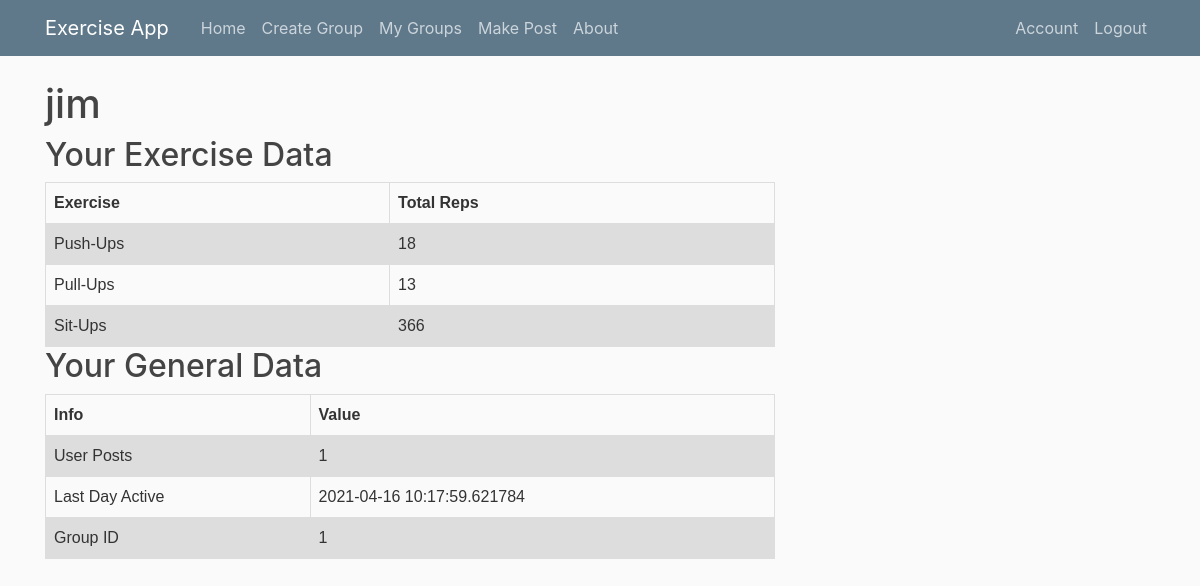
Before: /account (signed in) with the older database file.
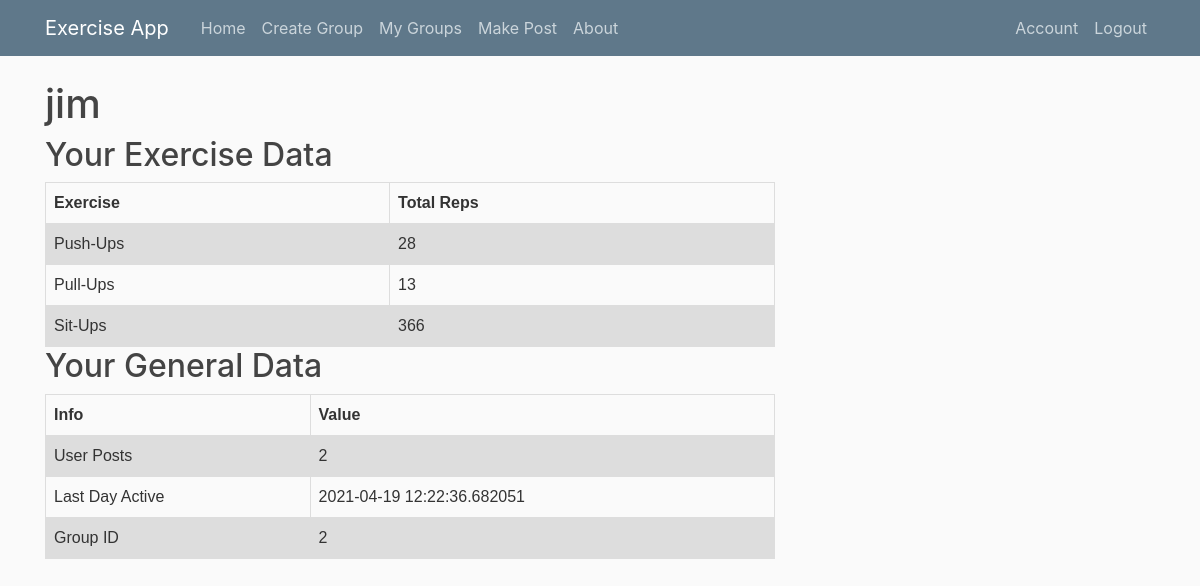
After: the same page with the newer database file.
### exercisewebapp/models.py (models this page shows, shortened)
class Post(db.Model):
    id = db.Column(db.Integer, primary_key=True)
    title = db.Column(db.String(100), nullable=False)
    date_posted = db.Column(db.DateTime, nullable=False, default=datetime.utcnow)
    content = db.Column(db.Text, nullable=False)
    reps = db.Column(db.Integer, nullable=False)
    video = db.Column(db.String(100), nullable=False)
    user_id = db.Column(db.Integer, db.ForeignKey('user.id'), nullable=False)
    group_id = db.Column(db.Integer, db.ForeignKey('group.id'), nullable=False)
    votes = db.relationship("Postvote", uselist=False, back_populates="post")

### exercisewebapp/routes.py (the view)
@app.route("/account")
@login_required
def account():
    reps = 0
    posts = 0
    current_user_groups_list = get_current_user_groups()
    groups = 0
    for id in current_user_groups_list:
        groups = id
    reps = get_current_user_total_reps()
    posts = get_current_user_total_posts()
    activity = get_user_days_active()
    return render_template('account.html', title='Account', reps=reps, posts=posts, groups=groups, activity=activity)

### exercisewebapp/models.py (called while the page is built)
@login_manager.user_loader
def load_user(user_id):
    return User.query.get(int(user_id))

### exercisewebapp/routes.py (called while the page is built)
def get_current_user_groups():
    current_user_groups_id_list = []
    for group in current_user.groups:
        current_user_groups_id_list.append(group.id)
    return current_user_groups_id_list

def get_current_user_total_reps():
    total = 0
    for post in current_user.posts:
        total += post.reps
    return total

def get_current_user_total_posts():
    total = 0
    for post in current_user.posts:
        total += 1
    return total

def get_user_days_active():
    days = 0
    for post in current_user.posts:
        days = post.date_posted
    return days

### exercisewebapp/templates/account.html (shortened to what this page needs)
{% extends "layout.html" %}
{% block content %}
    <h1>{{ current_user.username }}</h1>
<body>
<h2>Your Exercise Data</h2>
<table>
  <tr>
    <th>Exercise</th>
    <th>Total Reps</th>
  </tr>
  <tr>
    <td>Push-Ups</td>
    <td>{{reps}}</td>
  </tr>
  <tr>
    <td>Pull-Ups</td>
    <td>13</td>
  </tr>
  <tr>
    <td>Sit-Ups</td>
    <td>366</td>
  </tr>
</table>
<h2>Your General Data</h2>
<table>
  <tr>
    <th>Info</th>
    <th>Value</th>
  </tr>
  <tr>
    <td>User Posts</td>
    <td>{{posts}}</td>
  </tr>
  <tr>
    <td>Last Day Active</td>
    <td>{{activity}}</td>
  </tr>
  <tr>
    <td>Group ID</td>
    <td>{{groups}}</td>
  </tr>
</table>
{% endblock content %}

Changed rows visible on the page:
no longer on this page (row unchanged): Post: date_posted "2021-04-16 10:17:59.621784"
added Post: date_posted "2021-04-19 12:22:36.682051"
Other visible differences:
{{ reps }}: "18" → "28"
{{ posts }}: "1" → "2"
{{ groups }}: "1" → "2"
